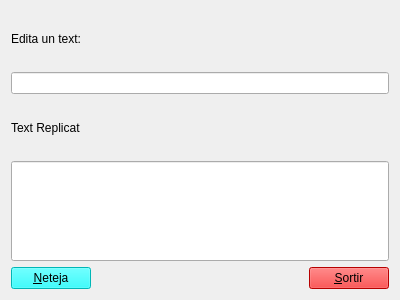
<?xml version="1.0" encoding="UTF-8"?>
<ui version="4.0">
 <class>MyForm</class>
 <widget class="QWidget" name="MyForm">
  <property name="geometry">
   <rect>
    <x>0</x>
    <y>0</y>
    <width>400</width>
    <height>300</height>
   </rect>
  </property>
  <property name="windowTitle">
   <string>Form</string>
  </property>
  <layout class="QVBoxLayout" name="verticalLayout">
   <item>
    <widget class="QLabel" name="label_2">
     <property name="styleSheet">
      <string notr="true">font: 52 20pt &quot;TeX Gyre Chorus&quot;;</string>
     </property>
     <property name="text">
      <string>Edita un text:</string>
     </property>
    </widget>
   </item>
   <item>
    <widget class="QLineEdit" name="lineEdit_2"/>
   </item>
   <item>
    <widget class="QLabel" name="label">
     <property name="styleSheet">
      <string notr="true">font: 52 20pt &quot;TeX Gyre Chorus&quot;;</string>
     </property>
     <property name="text">
      <string>Text Replicat</string>
     </property>
    </widget>
   </item>
   <item>
    <widget class="QLineEdit" name="lineEdit">
     <property name="minimumSize">
      <size>
       <width>0</width>
       <height>100</height>
      </size>
     </property>
    </widget>
   </item>
   <item>
    <layout class="QHBoxLayout" name="horizontalLayout">
     <item>
      <widget class="QPushButton" name="pushButton">
       <property name="styleSheet">
        <string notr="true">background-color: rgb(0, 255, 255);</string>
       </property>
       <property name="text">
        <string>&amp;Neteja</string>
       </property>
      </widget>
     </item>
     <item>
      <spacer name="horizontalSpacer">
       <property name="orientation">
        <enum>Qt::Horizontal</enum>
       </property>
       <property name="sizeHint" stdset="0">
        <size>
         <width>40</width>
         <height>20</height>
        </size>
       </property>
      </spacer>
     </item>
     <item>
      <widget class="QPushButton" name="pushButton_2">
       <property name="styleSheet">
        <string notr="true">background-color: rgb(255, 0, 0);</string>
       </property>
       <property name="text">
        <string>&amp;Sortir</string>
       </property>
      </widget>
     </item>
    </layout>
   </item>
  </layout>
 </widget>
 <resources/>
 <connections>
  <connection>
   <sender>pushButton_2</sender>
   <signal>clicked()</signal>
   <receiver>MyForm</receiver>
   <slot>close()</slot>
   <hints>
    <hint type="sourcelabel">
     <x>304</x>
     <y>267</y>
    </hint>
    <hint type="destinationlabel">
     <x>329</x>
     <y>238</y>
    </hint>
   </hints>
  </connection>
  <connection>
   <sender>pushButton</sender>
   <signal>clicked()</signal>
   <receiver>lineEdit</receiver>
   <slot>clear()</slot>
   <hints>
    <hint type="sourcelabel">
     <x>69</x>
     <y>266</y>
    </hint>
    <hint type="destinationlabel">
     <x>73</x>
     <y>193</y>
    </hint>
   </hints>
  </connection>
  <connection>
   <sender>pushButton</sender>
   <signal>clicked()</signal>
   <receiver>lineEdit_2</receiver>
   <slot>clear()</slot>
   <hints>
    <hint type="sourcelabel">
     <x>57</x>
     <y>268</y>
    </hint>
    <hint type="destinationlabel">
     <x>49</x>
     <y>62</y>
    </hint>
   </hints>
  </connection>
  <connection>
   <sender>lineEdit_2</sender>
   <signal>textChanged(QString)</signal>
   <receiver>lineEdit</receiver>
   <slot>setText(QString)</slot>
   <hints>
    <hint type="sourcelabel">
     <x>179</x>
     <y>65</y>
    </hint>
    <hint type="destinationlabel">
     <x>178</x>
     <y>155</y>
    </hint>
   </hints>
  </connection>
 </connections>
</ui>
